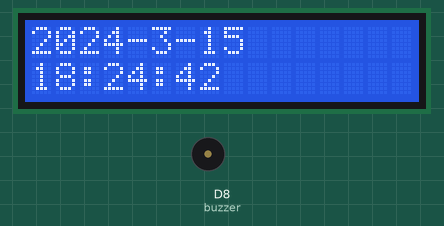
A sketch run on a simulated Arduino Uno R4 WiFi. On the bench: 16×2 character LCD, buzzer (waves = sounding, pin HIGH). WiFi joins after 1.5 s; servers stay silent unless stated; network time is answered at once with the bench clock; the local clock reads 2024-03-15 10:24:30 at power-on unless the sketch sets it; not simulated (calls return 0 or success): arduino_secrets.h; what the sketch prints to the serial monitor is not drawn.

Above: at 12.7 s.
At 15.7 s:
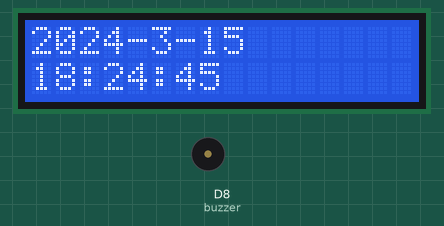
At 18.8 s:
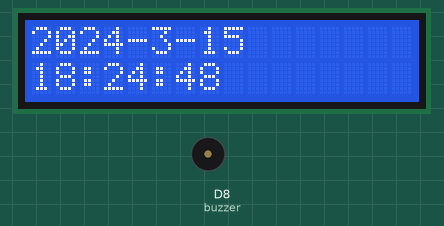
At 24.9 s:
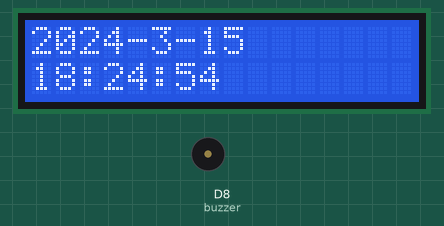
At 32.0 s:
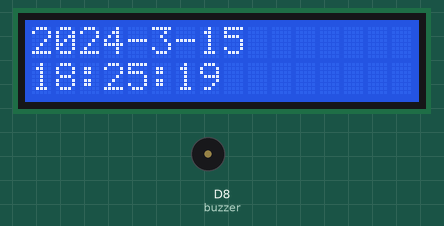
At 38.1 s:
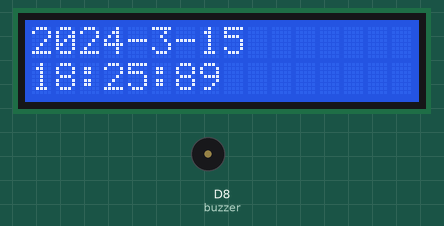

Measured:
- what the display in image 0 shows lasts 1.0 s, from 12.6 s to 13.6 s

The sketch:

Chapter_7_Network_Clock_With_Buzzer.ino
```cpp
// Include the RTC library
#include "RTC.h"
//Include the NTP library
#include <NTPClient.h>
#if defined(ARDUINO_PORTENTA_C33)
#include <WiFiC3.h>
#elif defined(ARDUINO_UNOWIFIR4)
#include <WiFiS3.h>
#endif

#include <WiFiUdp.h>
#include "arduino_secrets.h"
#include <LiquidCrystal_I2C.h>

LiquidCrystal_I2C lcd(0x27, 16, 2); // I2C address 0x27, 16 column and 2 rows

int length = 28; // the number of  notes
char notes[] = "GGAGcB GGAGdc GGxecBA yyecdc";
int beats[] = {2,2,8,8,8,16,1,2,2,8,8,8,16,1,2,2,8,8,8,8,16,1,2,2,8,8,8,16};
int  tempo = 200;// time delay between notes

///////please enter your sensitive data in the Secret tab/arduino_secrets.h
char ssid[] = SECRET_SSID;        // your network SSID (name)
char pass[] = SECRET_PASS;    // your network password (use for WPA, or use as key for WEP)

int wifiStatus = WL_IDLE_STATUS;
int buzzer = 8;
WiFiUDP Udp; // A UDP instance to let us send and receive packets over UDP
NTPClient timeClient(Udp);

void printWifiStatus() {
  // print the SSID of the network you're attached to:
  Serial.print("SSID: ");
  Serial.println(WiFi.SSID());

  // print your board's IP address:
  IPAddress ip = WiFi.localIP();
  Serial.print("IP Address: ");
  Serial.println(ip);

  // print the received signal strength:
  long rssi = WiFi.RSSI();
  Serial.print("signal strength (RSSI):");
  Serial.print(rssi);
  Serial.println(" dBm");
}

void connectToWiFi(){
  // check for the WiFi module:
  if (WiFi.status() == WL_NO_MODULE) {
    Serial.println("Communication with WiFi module failed!");
    // don't continue
    while (true);
  }

  String fv = WiFi.firmwareVersion();
  if (fv < WIFI_FIRMWARE_LATEST_VERSION) {
    Serial.println("Please upgrade the firmware");
  }

  // attempt to connect to WiFi network:
  while (wifiStatus != WL_CONNECTED) {
    Serial.print("Attempting to connect to SSID: ");
    Serial.println(ssid);
    // Connect to WPA/WPA2 network. Change this line if using open or WEP network:
    wifiStatus = WiFi.begin(ssid, pass);

    // wait 10 seconds for connection:
    delay(10000);
  }

  Serial.println("Connected to WiFi");
  printWifiStatus();
}

void setup(){
  Serial.begin(9600);
  while (!Serial);

  pinMode(buzzer, OUTPUT);

  lcd.init();        // initialize the lcd
  lcd.clear();       // clear the LCD display
  lcd.backlight();   // Make sure backlight is on
  connectToWiFi();
  RTC.begin();
  Serial.println("\nStarting connection to server...");
  timeClient.begin();
  timeClient.update();

  // Get the current date and time from an NTP server and convert
  // it to UTC +8 by passing the time zone offset in hours.
  // You may change the time zone offset to your local one.
  auto timeZoneOffsetHours = 8;
  auto unixTime = timeClient.getEpochTime() + (timeZoneOffsetHours * 3600);
  Serial.print("Unix time = ");
  Serial.println(unixTime);
  RTCTime timeToSet = RTCTime(unixTime);
  RTC.setTime(timeToSet);

  // Trigger the alarm every time the minute are zero
  RTCTime alarmTime;
  alarmTime.setMinute(0);

  // Make sure to only match on the minute in this example - not on any other parts of the date/time
  AlarmMatch matchTime;
  matchTime.addMatchMinute();

  //sets the alarm callback
  RTC.setAlarmCallback(alarmCallback, alarmTime, matchTime);
}

void playTone(int tone, int duration)  {
  for (long i = 0; i < duration * 1000L; i += tone * 2) {
   digitalWrite(buzzer,  HIGH);
   delayMicroseconds(tone);
   digitalWrite(buzzer, LOW);
   delayMicroseconds(tone);
  }
}
void playNote(char note, int duration) {
  char names[] = {'C', 'D', 'E', 'F', 'G',  'A', 'B',

                 'c', 'd', 'e', 'f', 'g', 'a', 'b',

                 'x', 'y' };

  int tones[] = { 1915, 1700, 1519, 1432, 1275,  1136, 1014,

                 956,  834,  765,  593,  468,  346,  224,

                 655 , 715 };

  int SPEE = 5;

  // play the tone corresponding  to the note name

  for (int i = 0; i < 17; i++) {

   if (names[i] ==  note) {
    int newduration = duration/SPEE;
     playTone(tones[i], newduration);
   }
  }
}

void loop(){
  delay(1000);//ever 1s loop run once

  // Retrieve the date and time from the RTC and print them
  RTCTime currentTime;
  RTC.getTime(currentTime);
  Serial.println("The RTC was just set to: " + String(currentTime));

  lcd.setCursor(0, 0);  // start to print at the first row
  lcd.print(currentTime.getYear());
  lcd.print("-");
  lcd.print(Month2int(currentTime.getMonth()));
  lcd.print("-");
  lcd.print(currentTime.getDayOfMonth());

  lcd.setCursor(0, 1);   // start to print at the second row
  lcd.print(currentTime.getHour());
  lcd.print(":");
  lcd.print(currentTime.getMinutes());
  lcd.print(":");
  lcd.print(currentTime.getSeconds());
}

void alarmCallback(){
  for (int i = 0; i < length; i++) {
   if (notes[i] == ' ') {
      delay(beats[i] * tempo); // delay between notes
   } else {
     playNote(notes[i],   beats[i] * tempo);
   }
   // time delay between notes
   delay(tempo);
  }
}
```
